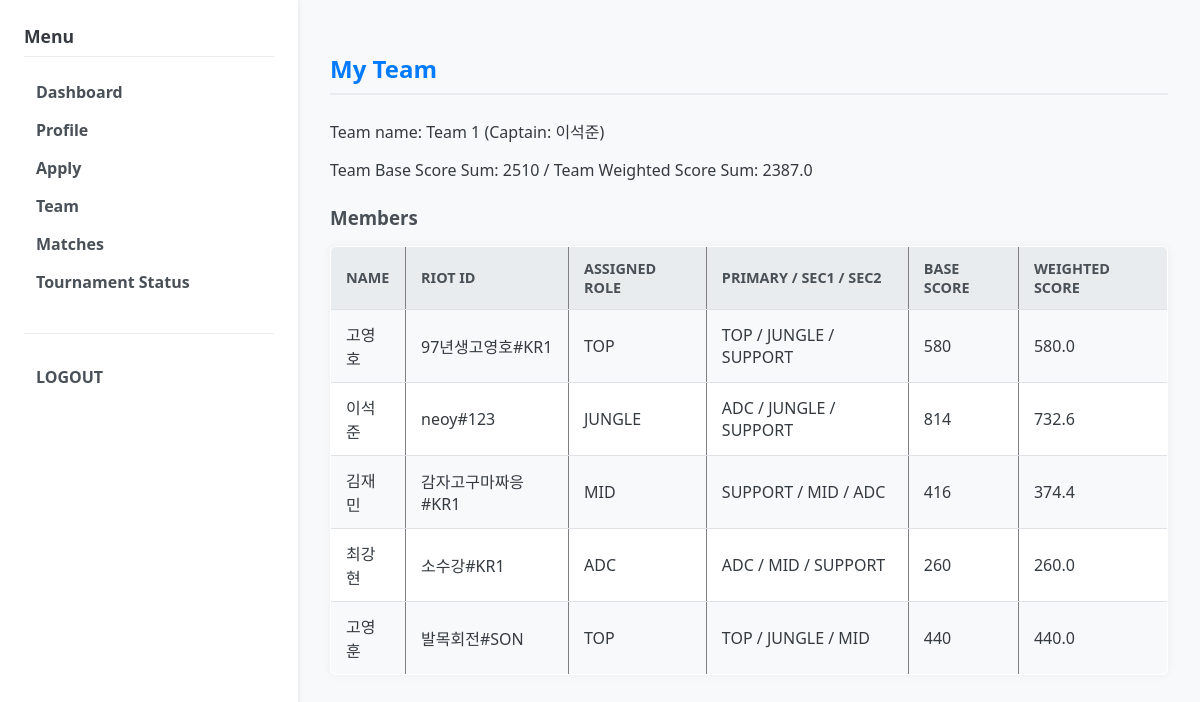
Before: /user/team (signed in) with the older database file.
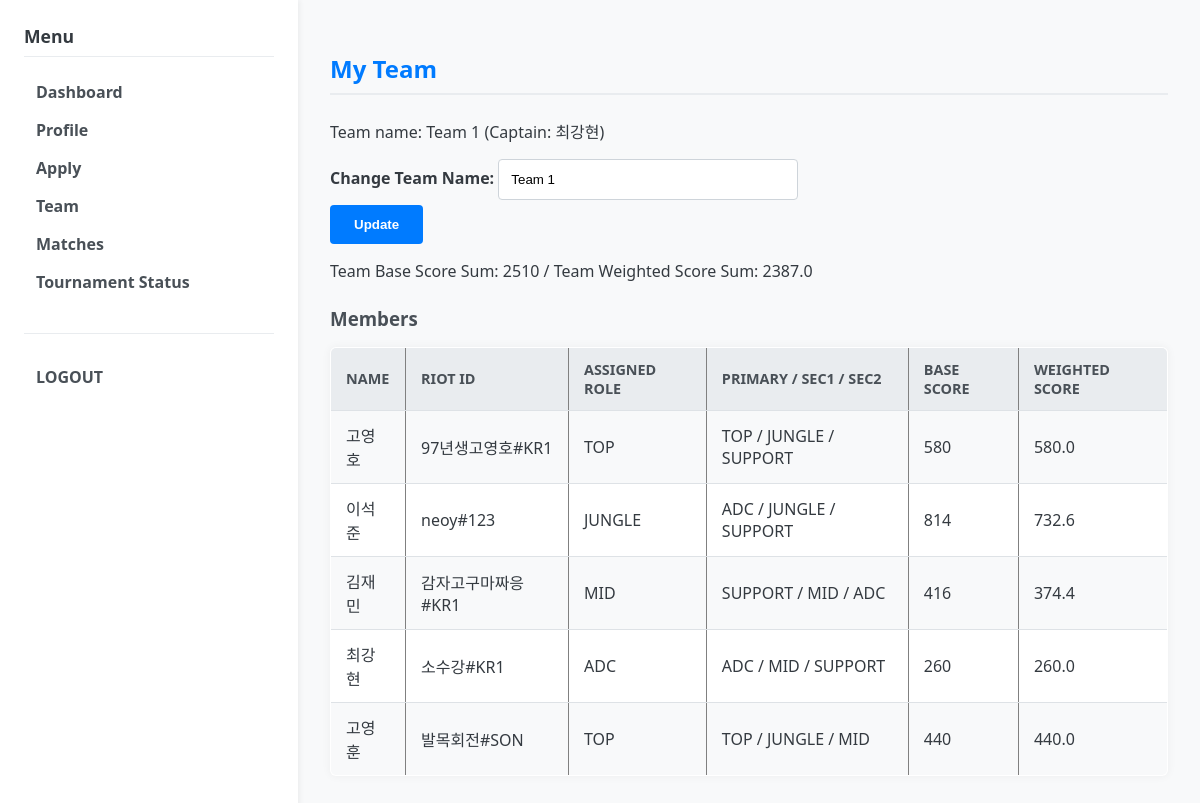
After: the same page with the newer database file.
### models.py (models this page shows)
class User(db.Model):
    __tablename__ = "users"
    id = db.Column(db.Integer, primary_key=True)
    username = db.Column(db.String(64), unique=True, nullable=False)
    password_hash = db.Column(db.String(128), nullable=False)
    role = db.Column(db.String(50), default="USER")  # USER, ADMIN
    approval_status = db.Column(db.String(16), default="PENDING") # PENDING, APPROVED, REJECTED
    student_id = db.Column(db.String(20))      # 학번
    real_name = db.Column(db.String(64))       # 이름
    summoner_riot_id = db.Column(db.String(64))  # "닉네임#태그" 형식 (예: Clyde00#KR1)
    puuid = db.Column(db.String(128))
    tier = db.Column(db.String(32))
    solo_tier = db.Column(db.String(32))  # 예: "PLATINUM IV"
    flex_tier = db.Column(db.String(32))  # 예: "GOLD III"
    actual_score = db.Column(db.Integer)  # 관리자 입력 실제 점수
    primary_role = db.Column(db.String(16))
    secondary_role1 = db.Column(db.String(16))
    secondary_role2 = db.Column(db.String(16))
    created_at = db.Column(db.DateTime, default=datetime.utcnow)
    participants = db.relationship("Participant", back_populates="user")

class Team(db.Model):
    __tablename__ = "teams"
    id = db.Column(db.Integer, primary_key=True)
    name = db.Column(db.String(64), nullable=False)
    tournament_id = db.Column(db.Integer, db.ForeignKey("tournaments.id"), nullable=False)
    captain_user_id = db.Column(db.Integer, db.ForeignKey("users.id"))
    tournament = db.relationship("Tournament", back_populates="teams")
    members = db.relationship("TeamMember", back_populates="team")
    captain = db.relationship("User", foreign_keys=[captain_user_id])

### app.py (the view)
@app.route("/user/team")
@login_required(role="USER")
def user_team():
    user = current_user()
    tournament = Tournament.query.first()
    participant = None
    team = None
    if tournament:
        participant = Participant.query.filter_by(
            user_id=user.id, tournament_id=tournament.id
        ).first()
        if participant and participant.team_membership:
            team = participant.team_membership.team
    if not team:
        return render_template("user/team.html", team=None, is_captain=False)
    is_captain = (team.captain_user_id == user.id)
    base_total = 0
    weighted_total = 0
    for tm in team.members:
        u = tm.participant.user
        base = get_user_score(u)
        w_score = get_member_weighted_score(u, tm.assigned_role)
        base_total += base
        weighted_total += w_score
        tm.base_score = base
        tm.weighted_score = w_score
    team.base_total = base_total
    team.weighted_total = weighted_total
    return render_template("user/team.html", team=team, is_captain=is_captain)

### app.py (called while the page is built)
def current_user():
    user_id = session.get("user_id")
    if not user_id:
        return None
    user = User.query.get(user_id)
    return user

def login_required(role=None):
    def decorator(fn):
        from functools import wraps
        @wraps(fn)
        def wrapper(*args, **kwargs):
            user = current_user()
            active_role = session.get("role")
            if not user or not active_role:
                return redirect(url_for("login_page"))
            if role and active_role != role:
                flash("Permission denied. You are logged in as " + active_role + ".")
                return redirect(url_for("login_page"))
            return fn(*args, **kwargs)
        return wrapper
    return decorator

def get_user_score(user) -> int:
    if user.actual_score is not None:
        return user.actual_score
    est = calculate_estimated_score(user)
    if est is not None:
        return est
    return 0

def get_member_weighted_score(user, assigned_role: str | None) -> float:
    base = get_user_score(user)
    w = get_member_weight(user, assigned_role)
    return base * w

### templates/user/team.html
{% extends "base.html" %}
{% block content %}
<h2>My Team</h2>
{% if team %}
    {% for tm in team.members %}
        {% set u = tm.participant.user %}
        {% set base = get_user_score(u) %}
        {% set w_score = get_member_weighted_score(u, tm.assigned_role) %}
    {% endfor %}
    <p>
        Team name: {{ team.name }}
        {% if team.captain %}
            (Captain: {{ team.captain.real_name or team.captain.username }})
        {% endif %}
    </p>
    {% if is_captain %}
        <form action="{{ url_for('user_team_rename') }}" method="post" style="margin-bottom: 1rem;">
            <label>Change Team Name:
                <input type="text" name="team_name" value="{{ team.name }}">
            </label>
            <button type="submit">Update</button>
        </form>
    {% endif %}
    <p>
        Team Base Score Sum: {{ team.base_total }} /
        Team Weighted Score Sum: {{ "%.1f"|format(team.weighted_total) }}
    </p>
    <h3>Members</h3>
    <table border="1" cellpadding="4">
        <tr>
            <th>Name</th>
            <th>Riot ID</th>
            <th>Assigned Role</th>
            <th>Primary / Sec1 / Sec2</th>
            <th>Base Score</th>
            <th>Weighted Score</th>
        </tr>
        {% for tm in team.members %}
            {% set u = tm.participant.user %}
            {% set base = get_user_score(u) %}
            {% set w_score = get_member_weighted_score(u, tm.assigned_role) %}
            <tr>
                <td>{{ u.real_name or u.username }}</td>
                <td>{{ u.summoner_riot_id or "-" }}</td>
                <td>{{ tm.assigned_role or "-" }}</td>
                <td>
                    {{ u.primary_role or "-" }} /
                    {{ u.secondary_role1 or "-" }} /
                    {{ u.secondary_role2 or "-" }}
                </td>
                <td>{{ tm.base_score }}</td>
                <td>{{ "%.1f"|format(tm.weighted_score) }}</td>
            </tr>
        {% endfor %}
    </table>
{% else %}
    <p>No team assigned yet. Please check again after teams are generated by the admin.</p>
{% endif %}
{% endblock %}

Changed rows visible on the page:
changed Team "Team 1": team_name (not shown) → "Team 1"
Other visible differences:
{{ team.captain.real_name or team.captain.username }}: "이석준" → "최강현"
text now shown: "Change Team Name: Update"
